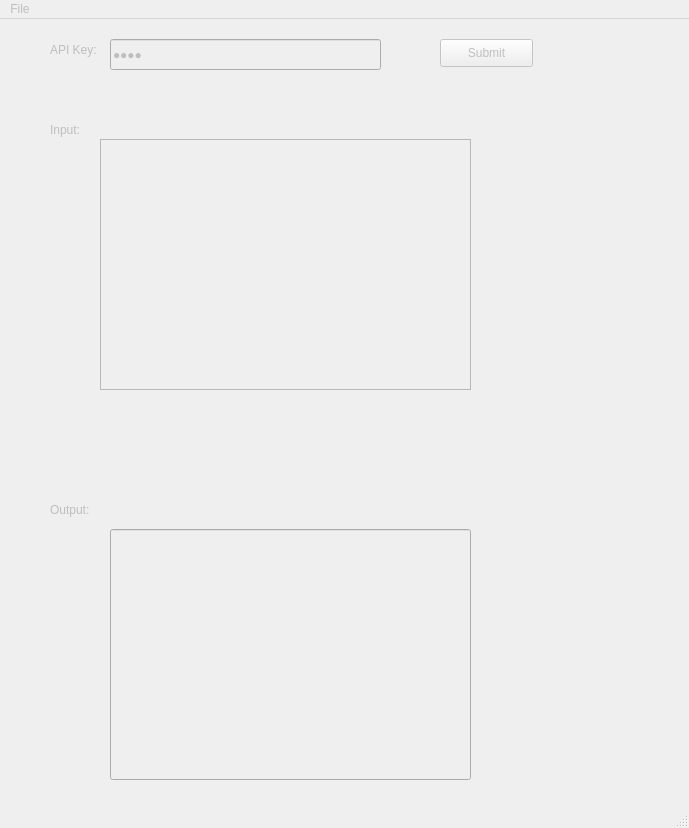
<?xml version="1.0" encoding="UTF-8"?>
<ui version="4.0">
 <class>MainWindow</class>
 <widget class="QMainWindow" name="MainWindow">
  <property name="enabled">
   <bool>false</bool>
  </property>
  <property name="geometry">
   <rect>
    <x>0</x>
    <y>0</y>
    <width>689</width>
    <height>828</height>
   </rect>
  </property>
  <property name="windowTitle">
   <string>MainWindow</string>
  </property>
  <widget class="QWidget" name="centralwidget">
   <widget class="QLabel" name="label">
    <property name="geometry">
     <rect>
      <x>50</x>
      <y>20</y>
      <width>81</width>
      <height>21</height>
     </rect>
    </property>
    <property name="text">
     <string>API Key:</string>
    </property>
   </widget>
   <widget class="QLabel" name="label_2">
    <property name="geometry">
     <rect>
      <x>50</x>
      <y>100</y>
      <width>61</width>
      <height>21</height>
     </rect>
    </property>
    <property name="text">
     <string>Input:</string>
    </property>
   </widget>
   <widget class="QLineEdit" name="lineEdit_2">
    <property name="enabled">
     <bool>false</bool>
    </property>
    <property name="geometry">
     <rect>
      <x>110</x>
      <y>510</y>
      <width>361</width>
      <height>251</height>
     </rect>
    </property>
   </widget>
   <widget class="QLineEdit" name="lineEdit_3">
    <property name="geometry">
     <rect>
      <x>110</x>
      <y>20</y>
      <width>271</width>
      <height>31</height>
     </rect>
    </property>
    <property name="text">
     <string>test</string>
    </property>
    <property name="echoMode">
     <enum>QLineEdit::Password</enum>
    </property>
   </widget>
   <widget class="QLabel" name="label_3">
    <property name="geometry">
     <rect>
      <x>50</x>
      <y>480</y>
      <width>61</width>
      <height>21</height>
     </rect>
    </property>
    <property name="text">
     <string>Output:</string>
    </property>
   </widget>
   <widget class="QPushButton" name="pushButton">
    <property name="enabled">
     <bool>false</bool>
    </property>
    <property name="geometry">
     <rect>
      <x>440</x>
      <y>20</y>
      <width>93</width>
      <height>28</height>
     </rect>
    </property>
    <property name="text">
     <string>Submit</string>
    </property>
   </widget>
   <widget class="QTextEdit" name="textEdit">
    <property name="geometry">
     <rect>
      <x>100</x>
      <y>120</y>
      <width>371</width>
      <height>251</height>
     </rect>
    </property>
   </widget>
  </widget>
  <widget class="QMenuBar" name="menubar">
   <property name="geometry">
    <rect>
     <x>0</x>
     <y>0</y>
     <width>689</width>
     <height>26</height>
    </rect>
   </property>
   <widget class="QMenu" name="menuFile">
    <property name="title">
     <string>File</string>
    </property>
    <addaction name="actionClose"/>
   </widget>
   <addaction name="menuFile"/>
  </widget>
  <widget class="QStatusBar" name="statusbar"/>
  <action name="actionClose">
   <property name="text">
    <string>Close</string>
   </property>
  </action>
 </widget>
 <resources/>
 <connections/>
</ui>
